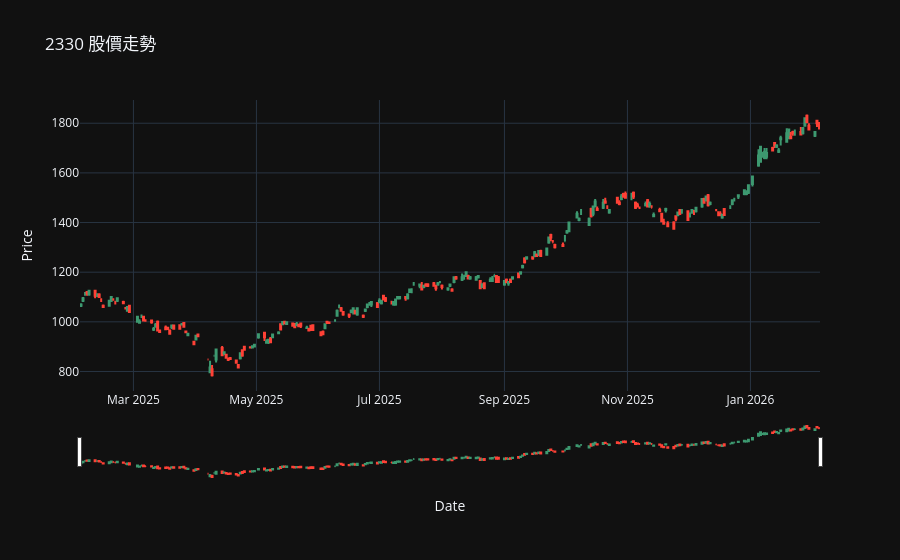

Here is the notebook cell this chart was saved with:
### Markdown cell above
## 3. 簡單視覺化範例 (Plotly)
這裡示範如何畫出 K 線圖。

### Code cell
import plotly.graph_objects as go

def plot_stock(df, stock_id_or_ticker):
    if df.empty:
        print("⚠️ 資料集為空，無法繪圖")
        return
    
    # 判斷欄位名稱 (台股用 stock_id, 美股用 ticker)
    col_name = 'stock_id' if 'stock_id' in df.columns else 'ticker'
    
    # 篩選資料
    target_df = df[df[col_name] == stock_id_or_ticker].copy()
    
    if target_df.empty:
        print(f"⚠️ 找不到代號 {stock_id_or_ticker} 的資料")
        return
        
    # 確保日期格式
    target_df['date'] = pd.to_datetime(target_df['date'])
    target_df = target_df.sort_values('date')
    
    # 繪圖
    fig = go.Figure(data=[go.Candlestick(
        x=target_df['date'],
        open=target_df['open'],
        high=target_df['high'],
        low=target_df['low'],
        close=target_df['close'],
        name=stock_id_or_ticker
    )])
    
    fig.update_layout(
        title=f"{stock_id_or_ticker} 股價走勢",
        yaxis_title="Price",
        xaxis_title="Date",
        template="plotly_dark"
    )
    fig.show()

# 測試：畫出台積電 (2330) 或其他存在的股票
# 請確保資料庫內有該股票資料
plot_stock(df_tw, "2330")

### Figure 1 — Plotly figure (JSON) as saved in the notebook; plotly's stock layout.template omitted (floating-point values rounded to 4 significant figures; data arrays with more than 128 entries replaced by an {"elided": "..."} marker saying what was removed)
{"data": [{"close": {"elided": "252 float values"}, "high": {"elided": "252 float values"}, "low": {"elided": "252 float values"}, "name": "2330", "open": {"elided": "252 float values"}, "type": "candlestick", "x": {"elided": "252 str values"}}], "layout": {"title": {"text": "2330 股價走勢"}, "xaxis": {"title": {"text": "Date"}}, "yaxis": {"title": {"text": "Price"}}}}
